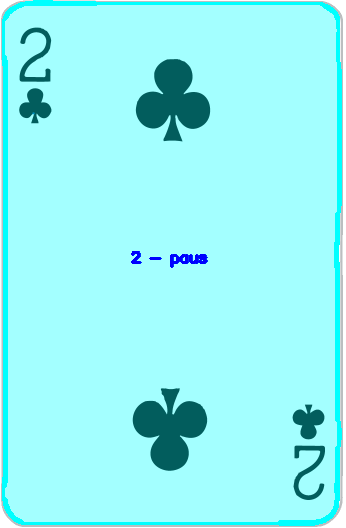
#> input picture Card-Recognition/imagens_processadas/2C.png, 346 x 528 px; its folder holds only this picture in this run
$ python -i reconhecimento_padroes.py   (imports and definitions only)   (older library calls are emulated)
#> lines starting #> are read from the running program, lines starting #| are printed output that depends on the picture; after the words box and inside, x2 and y2 are one past the last pixel; in counts of white or black regions, pixels touching at a corner belong together

import os
import numpy as np
import cv2

LARGURA = 378
ALTURA = 534

dir_padroes = './padroes_imagens/'
dir_imagens_reconhecidas = './imagens_processadas/'
dir_simbolos = './simbolos_imagens/'

NUMERO_BORDAS = 400
ALPHA_CARTAS = 0.2


#
def preprocessamento_ruido_fundo_com_treshold(imagem, tamanho_treshold):
    img_cor_modelo_hsv = cv2.cvtColor(imagem, cv2.COLOR_RGB2HSV)
    _, saturacao, _ = cv2.split(img_cor_modelo_hsv)
    imagem_com_laplace = cv2.Laplacian(
        saturacao, cv2.CV_8U, saturacao, ksize=3)
    imagem_estruturada = cv2.getStructuringElement(cv2.MORPH_ELLIPSE, (3, 3))
    imagem_cinza = cv2.dilate(imagem_com_laplace, imagem_estruturada, iterations=1)
    imagem_cinza = cv2.blur(imagem_cinza, (5, 5))
    imagem_cinza = cv2.adaptiveThreshold(imagem_cinza, 255, cv2.ADAPTIVE_THRESH_MEAN_C,
                                          cv2.THRESH_BINARY, tamanho_treshold, 2)
    return imagem_cinza


def preprocessar_threshhold_hsv1(imagem):
    escala_cor_hsv = cv2.cvtColor(imagem, cv2.COLOR_RGB2HSV)
    _, saturacao, _ = cv2.split(escala_cor_hsv)
    threshold = cv2.adaptiveThreshold(saturacao, 255, cv2.ADAPTIVE_THRESH_MEAN_C,
                                   cv2.THRESH_BINARY, 15, 2)
    imagem_estruturada = cv2.getStructuringElement(cv2.MORPH_ELLIPSE, (5, 5))
    threshold = cv2.morphologyEx(threshold, cv2.MORPH_CLOSE, imagem_estruturada)

    return threshold


def preprocessar_threshhold_hsv2(imagem):
    escala_cor_hsv = cv2.cvtColor(imagem, cv2.COLOR_RGB2HSV)
    _, saturação, _ = cv2.split(escala_cor_hsv)
    imagem_escala_cinza = cv2.blur(saturação, (5, 5))
    threshold = cv2.adaptiveThreshold(imagem_escala_cinza, 255, cv2.ADAPTIVE_THRESH_MEAN_C,
                                   cv2.THRESH_BINARY, 19, 2)
    imagem_estruturada = np.ones((3, 3))
    threshold = cv2.morphologyEx(threshold, cv2.MORPH_CLOSE, imagem_estruturada)

    return threshold

#
def preprocessar_threshhold(imagem):
    imagem_tons_cinza = cv2.cvtColor(imagem, cv2.COLOR_BGR2GRAY)
    imagem_tons_cinza = cv2.blur(imagem_tons_cinza, (5, 5))
    threshold = cv2.adaptiveThreshold(imagem_tons_cinza, 255, cv2.ADAPTIVE_THRESH_MEAN_C,
                                   cv2.THRESH_BINARY, 19, 2)
    img_estrutura = np.ones((3, 3))
    threshold = cv2.morphologyEx(threshold, cv2.MORPH_OPEN, img_estrutura)

    return threshold


#
def encontre_contornos_consolidado(img):
    bordas = []

    height, width = img.shape[:2]
    imshape = (height, width)

    bordas.append(encontrar_bordas(
        imshape, preprocessamento_ruido_fundo_com_treshold(img, 15)))
    bordas.append(encontrar_bordas(
        imshape, preprocessamento_ruido_fundo_com_treshold(img, 11)))
    bordas.append(encontrar_bordas(imshape, preprocessar_threshhold_hsv1(img)))
    bordas.append(encontrar_bordas(imshape, preprocessar_threshhold_hsv2(img)))
    bordas.append(encontrar_bordas(imshape, preprocessar_threshhold(img)))

    bordas_filtradas = remover_bordas_duplicadas(bordas, imshape)

    return bordas_filtradas

#
def remover_bordas_duplicadas(bordas, forma_imagem):
    tamanho_imagem = forma_imagem[0] * forma_imagem[1]

    bordas_niveladas = []
    for contours_group in bordas:
        for bordas in contours_group:
            bordas_niveladas.append(bordas)

    bordas_filtradas = []
    mapa_bordas = np.ones(forma_imagem)
    for c in bordas_niveladas:
        _, bordas = c
        mapa_duplicado = np.copy(mapa_bordas)
        cv2.drawContours(mapa_duplicado, [bordas], -1,
                         (0, 255, 0), thickness=cv2.FILLED)

        if abs(np.count_nonzero(mapa_duplicado)-np.count_nonzero(mapa_bordas)) < 0.01 * tamanho_imagem:
            continue

        mapa_bordas = mapa_duplicado

        bordas_filtradas.append(c)

    return bordas_filtradas


#
def encontrar_bordas(img_forma, func_threshold):
    h, w = img_forma

    threshold = func_threshold

    bordas_detectadas = cv2.Canny(threshold, 50, 250)
    bordas, _ = cv2.findContours(
        bordas_detectadas, cv2.RETR_TREE, cv2.CHAIN_APPROX_SIMPLE)

    bordas_escolhidas = sorted(
        bordas, key=lambda contour: cv2.contourArea(contour), reverse=True)

    menor_area = cv2.contourArea(bordas_escolhidas[0])/4
    bordas_escolhidas = list(
        filter(lambda c: cv2.contourArea(c) > menor_area, bordas_escolhidas))

    mapa_bordas = np.ones((h, w))
    borda_cartas = []
    for c in bordas_escolhidas:

        perimetro = 0.015*cv2.arcLength(c, True)
        approx = cv2.approxPolyDP(c, perimetro, True)

        if len(approx) != 4:
            continue

        mapa_duplicado = np.copy(mapa_bordas)
        cv2.drawContours(mapa_duplicado, [c], -1,
                         (0, 255, 0), thickness=cv2.FILLED)

        if np.array_equal(mapa_duplicado, mapa_bordas):
            continue

        mapa_bordas = mapa_duplicado

        borda_cartas.append((approx, c))

    return borda_cartas


# [191 lines left out: functions realce_da_deteccao, get_indentificacao_cartas, classificar_cartas, carregar_padroes_numero, carregar_padroes_naipe, classificar_naipe and 2 more, not called in this run]

>>> import cv2
>>> picture = cv2.cvtColor(cv2.imread('imagens_processadas/2C.png'), cv2.COLOR_BGR2RGB)
>>> result = encontre_contornos_consolidado(picture)
#> in preprocessamento_ruido_fundo_com_treshold, `img_cor_modelo_hsv = cv2.cvtColor(imagem, cv2.COLOR_RGB2HSV)`: img_cor_modelo_hsv: shape (528, 346, 3); mean H, S, V 88.7, 103.9, 245.6
#> in preprocessamento_ruido_fundo_com_treshold, `imagem_cinza = cv2.adaptiveThreshold(imagem_cinza, 255, cv2.ADAPTIVE_T..`:
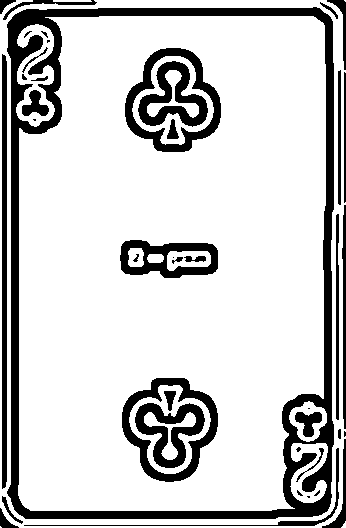
#> imagem_cinza: shape (528, 346); 80.3% white; 42 black regions (11 under 20 px), largest, box (x1, y1, x2, y2) and area: (7, 7, 334, 519) 17175, (125, 48, 221, 152) 2577, (122, 378, 218, 482) 2568
#> in encontrar_bordas, `h, w = img_forma`: h = 528; w = 346
#> in encontrar_bordas, `bordas_detectadas = cv2.Canny(threshold, 50, 250)`: bordas_detectadas: shape (528, 346); 5.9% white in thin lines or dots
#> in encontrar_bordas, `bordas, _ = cv2.findContours( bordas_detectadas, cv2.RETR_TREE, cv2.CH..`: bordas = 123 contours, 76 with area under 20; largest, box (x1, y1, x2, y2) and area: (6, 6, 334, 519) 164007, (6, 6, 334, 519) 163985, (121, 377, 218, 482) 7266, (124, 47, 221, 152) 7250, (121, 377, 218, 482) 7234
#> in encontrar_bordas, `bordas_escolhidas = sorted( bordas, key=lambda contour: cv2.contourAre..`: bordas_escolhidas has the same summary as bordas
#> in encontrar_bordas, `menor_area = cv2.contourArea(bordas_escolhidas[0])/4`: menor_area = 41001.8
#> in encontrar_bordas, `bordas_escolhidas = list( filter(lambda c: cv2.contourArea(c) > menor_..`: bordas_escolhidas = 2 contours; box (x1, y1, x2, y2) and area: (6, 6, 334, 519) 164007, (6, 6, 334, 519) 163985
#> the loop in encontrar_bordas, `for c in bordas_escolhidas: ` made 2 passes
#> (perimetro, approx) on passes 1 to 2: (24.78, [[320, 8], [8, 21], [24, 518], [327, 511]]), (24.75, [[318, 7], [328, 509], [25, 518], [7, 23]])
#> after the loop in encontrar_bordas, `for c in bordas_escolhidas:`: borda_cartas = 1 item
#> in preprocessamento_ruido_fundo_com_treshold (call 2), `imagem_cinza = cv2.adaptiveThreshold(imagem_cinza, 255, cv2.ADAPTIVE_T..`: imagem_cinza: shape (528, 346); 83.1% white; 32 black regions (3 under 20 px), largest, box (x1, y1, x2, y2) and area: (7, 8, 334, 519) 13764, (1, 0, 98, 524) 2658, (124, 379, 216, 480) 1989
#> in encontrar_bordas (call 2), `bordas_detectadas = cv2.Canny(threshold, 50, 250)`: bordas_detectadas: shape (528, 346); 6.5% white in thin lines or dots
#> in encontrar_bordas (call 2), `bordas, _ = cv2.findContours( bordas_detectadas, cv2.RETR_TREE, cv2.CH..`: bordas = 95 contours, 40 with area under 20; largest, box (x1, y1, x2, y2) and area: (6, 7, 334, 519) 164019, (6, 7, 334, 519) 163998, (123, 378, 216, 480) 6604, (123, 378, 216, 480) 6572, (129, 384, 210, 474) 4618
#> in encontrar_bordas (call 2), `bordas_escolhidas = sorted( bordas, key=lambda contour: cv2.contourAre..`: bordas_escolhidas has the same summary as bordas
#> in encontrar_bordas (call 2), `bordas_escolhidas = list( filter(lambda c: cv2.contourArea(c) > menor_..`: bordas_escolhidas = 2 contours; box (x1, y1, x2, y2) and area: (6, 7, 334, 519) 164019, (6, 7, 334, 519) 163998
#> the loop in encontrar_bordas (call 2), `for c in bordas_escolhidas: ` made 2 passes
#> (perimetro, approx) on passes 1 to 2: (24.73, [[17, 12], [14, 510], [324, 513], [330, 16]]), (24.71, [[19, 11], [330, 16], [322, 514], [13, 508]])
#> in preprocessar_threshhold_hsv1, `threshold = cv2.adaptiveThreshold(saturacao, 255, cv2.ADAPTIVE_THRESH_..`:
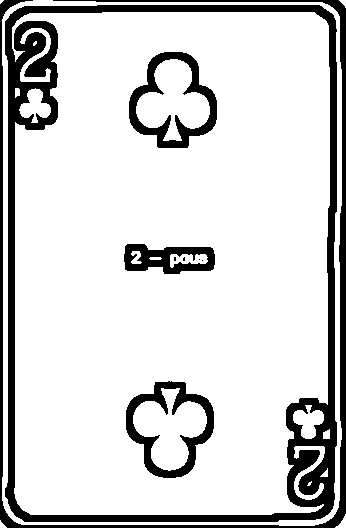
#> threshold: shape (528, 346); 83.2% white; 9 black regions (4 under 20 px), largest, box (x1, y1, x2, y2) and area: (5, 5, 337, 522) 17543, (0, 0, 346, 528) 6251, (129, 52, 217, 148) 2592, (126, 381, 214, 478) 2577, (124, 244, 215, 274) 1667
#> in preprocessar_threshhold_hsv1, `imagem_estruturada = cv2.getStructuringElement(cv2.MORPH_ELLIPSE, (5, ..`: imagem_estruturada = [[0, 0, 1, 0, 0], [1, 1, 1, 1, 1], [1, 1, 1, 1, 1], [1, 1, 1, 1, 1], [0, 0, 1, 0, 0]]
#> in preprocessar_threshhold_hsv1, `threshold = cv2.morphologyEx(threshold, cv2.MORPH_CLOSE, imagem_estrut..`: threshold: shape (528, 346); 83.8% white; 8 black regions, largest, box (x1, y1, x2, y2) and area: (5, 5, 337, 522) 17456, (313, 0, 346, 528) 3116, (129, 52, 217, 148) 2517
#> in encontrar_bordas (call 3), `bordas_detectadas = cv2.Canny(threshold, 50, 250)`: bordas_detectadas: shape (528, 346); 4% white in thin lines or dots
#> in encontrar_bordas (call 3), `bordas, _ = cv2.findContours( bordas_detectadas, cv2.RETR_TREE, cv2.CH..`: bordas = 49 contours, 23 with area under 20; largest, box (x1, y1, x2, y2) and area: (4, 4, 337, 522) 168990, (4, 4, 337, 522) 168962, (125, 381, 214, 478) 6072, (128, 51, 217, 148) 6063, (125, 381, 214, 478) 6046
#> in encontrar_bordas (call 3), `bordas_escolhidas = sorted( bordas, key=lambda contour: cv2.contourAre..`: bordas_escolhidas has the same summary as bordas
#> in encontrar_bordas (call 3), `bordas_escolhidas = list( filter(lambda c: cv2.contourArea(c) > menor_..`: bordas_escolhidas = 2 contours; box (x1, y1, x2, y2) and area: (4, 4, 337, 522) 168990, (4, 4, 337, 522) 168962
#> in preprocessar_threshhold_hsv2, `imagem_escala_cinza = cv2.blur(saturação, (5, 5))`:
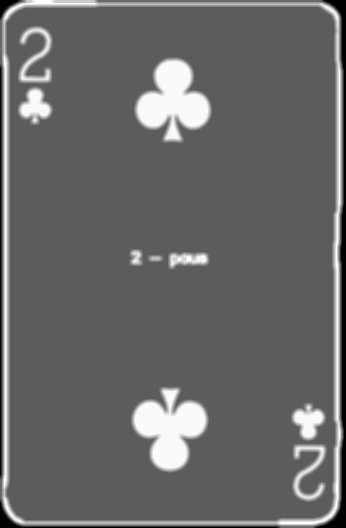
#> imagem_escala_cinza: shape (528, 346); min 0, max 255, mean 104
#> in preprocessar_threshhold_hsv2, `threshold = cv2.adaptiveThreshold(imagem_escala_cinza, 255, cv2.ADAPTI..`: threshold: shape (528, 346); 81% white; 6 black regions, box (x1, y1, x2, y2) and area: (7, 6, 335, 520) 20554, (0, 0, 346, 528) 4620, (126, 49, 220, 151) 3502, (123, 378, 217, 481) 3495, (121, 241, 217, 277) 2134, (96, 0, 320, 2) 448
#> in preprocessar_threshhold_hsv2, `threshold = cv2.morphologyEx(threshold, cv2.MORPH_CLOSE, imagem_estrut..`: threshold: shape (528, 346); 81% white; 7 black regions, largest, box (x1, y1, x2, y2) and area: (7, 6, 335, 520) 20547, (0, 0, 346, 528) 4435, (126, 49, 220, 151) 3501
#> call 4 of encontrar_bordas, with img_forma = (528, 346)
#> in encontrar_bordas (call 4), `bordas_detectadas = cv2.Canny(threshold, 50, 250)`:
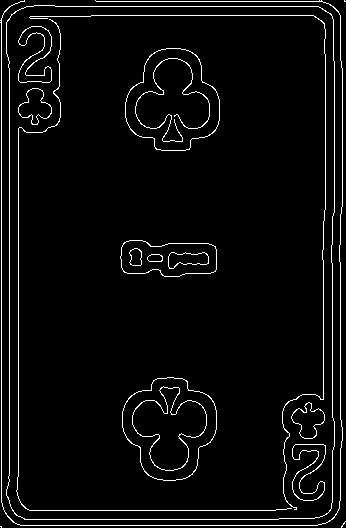
#> bordas_detectadas: shape (528, 346); 4.2% white in thin lines or dots
#> in encontrar_bordas (call 4), `bordas, _ = cv2.findContours( bordas_detectadas, cv2.RETR_TREE, cv2.CH..`: bordas = 31 contours, 3 with area under 20; largest, box (x1, y1, x2, y2) and area: (6, 5, 335, 520) 165914, (6, 5, 335, 520) 165899, (122, 377, 217, 481) 7007, (125, 48, 220, 151) 6996, (122, 377, 217, 481) 6978
#> in encontrar_bordas (call 4), `bordas_escolhidas = sorted( bordas, key=lambda contour: cv2.contourAre..`: bordas_escolhidas has the same summary as bordas
#> in encontrar_bordas (call 4), `menor_area = cv2.contourArea(bordas_escolhidas[0])/4`: menor_area = 41478.6
#> in encontrar_bordas (call 4), `bordas_escolhidas = list( filter(lambda c: cv2.contourArea(c) > menor_..`: bordas_escolhidas = 2 contours; box (x1, y1, x2, y2) and area: (6, 5, 335, 520) 165914, (6, 5, 335, 520) 165899
#> the loop in encontrar_bordas (call 4), `for c in bordas_escolhidas: ` made 2 passes
#> (perimetro, approx) on passes 1 to 2: (24.89, [[15, 11], [12, 510], [326, 514], [331, 14]]), (24.87, [[17, 10], [332, 16], [324, 515], [11, 508]])
#> pass 1, in encontrar_bordas (call 4), `mapa_bordas = mapa_duplicado`:
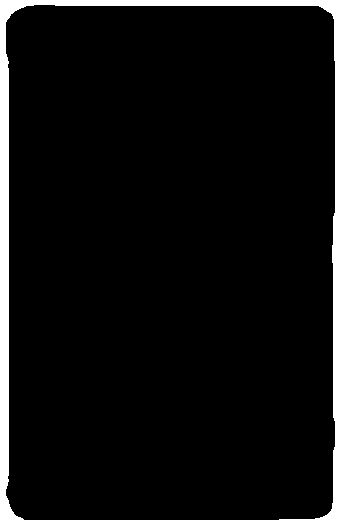
#> mapa_bordas: shape (528, 346) float64; values 0 (black) and 1 (white), 8.7% white; 1 white region, box (x1, y1, x2, y2) and area: (0, 0, 346, 528) 15957
#> in preprocessar_threshhold, `threshold = cv2.adaptiveThreshold(imagem_tons_cinza, 255, cv2.ADAPTIVE..`: threshold: shape (528, 346); 89.7% white; 10 black regions, largest, box (x1, y1, x2, y2) and area: (0, 0, 344, 528) 9228, (136, 59, 210, 142) 2913, (133, 387, 207, 471) 2903
#> in preprocessar_threshhold, `threshold = cv2.morphologyEx(threshold, cv2.MORPH_OPEN, img_estrutura)`: threshold: shape (528, 346); 89.2% white; 10 black regions, largest, box (x1, y1, x2, y2) and area: (0, 0, 344, 528) 10076, (136, 59, 210, 142) 2918, (133, 387, 207, 471) 2910
#> in encontrar_bordas (call 5), `bordas_detectadas = cv2.Canny(threshold, 50, 250)`:
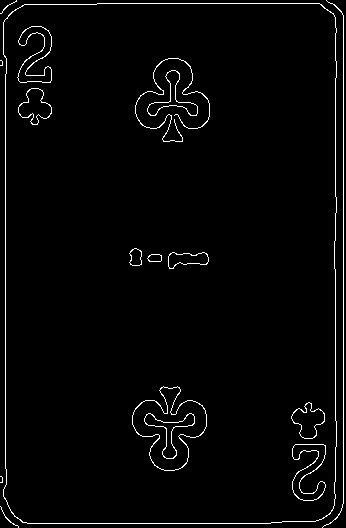
#> bordas_detectadas: shape (528, 346); 2.4% white in thin lines or dots
#> in encontrar_bordas (call 5), `bordas, _ = cv2.findContours( bordas_detectadas, cv2.RETR_TREE, cv2.CH..`: bordas = 28 contours, 5 with area under 20; largest, box (x1, y1, x2, y2) and area: (3, 3, 337, 524) 170952, (3, 3, 337, 524) 170926, (132, 386, 207, 471) 3536, (132, 386, 207, 471) 3486, (292, 444, 326, 501) 885
#> in encontrar_bordas (call 5), `bordas_escolhidas = sorted( bordas, key=lambda contour: cv2.contourAre..`: bordas_escolhidas has the same summary as bordas
#> in encontrar_bordas (call 5), `menor_area = cv2.contourArea(bordas_escolhidas[0])/4`: menor_area = 42738
#> in encontrar_bordas (call 5), `bordas_escolhidas = list( filter(lambda c: cv2.contourArea(c) > menor_..`: bordas_escolhidas = 2 contours; box (x1, y1, x2, y2) and area: (3, 3, 337, 524) 170952, (3, 3, 337, 524) 170926
#> the loop in encontrar_bordas (call 5), `for c in bordas_escolhidas: ` made 2 passes
#> (perimetro, approx) on passes 1 to 2: (25.14, [[15, 9], [11, 512], [323, 518], [333, 13]]), (25.11, [[17, 8], [334, 15], [321, 519], [10, 510]])
#> pass 1, in encontrar_bordas (call 5), `mapa_bordas = mapa_duplicado`:
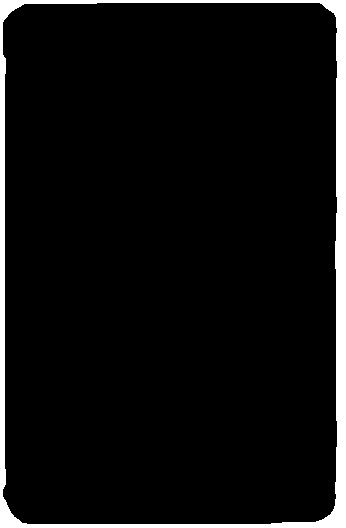
#> mapa_bordas: shape (528, 346) float64; values 0 (black) and 1 (white), 6% white; 1 white region, box (x1, y1, x2, y2) and area: (0, 0, 346, 528) 10914
#> the loop in remover_bordas_duplicadas, `for contours_group in bordas:` made 5 passes
#> after the loop in remover_bordas_duplicadas, `for contours_group in bordas:`: bordas_niveladas = 5 items
#> the loop in remover_bordas_duplicadas, `for c in bordas_niveladas:` made 5 passes
#> after the loop in remover_bordas_duplicadas, `for c in bordas_niveladas:`: mapa_duplicado: shape (528, 346) float64; values 0 (black) and 1 (white), 5.9% white; 1 white region, box (x1, y1, x2, y2) and area: (0, 0, 346, 528) 10795
#> after the loop in remover_bordas_duplicadas, `for c in bordas_niveladas:`: bordas_filtradas = 3 items
#> result = 3 items
